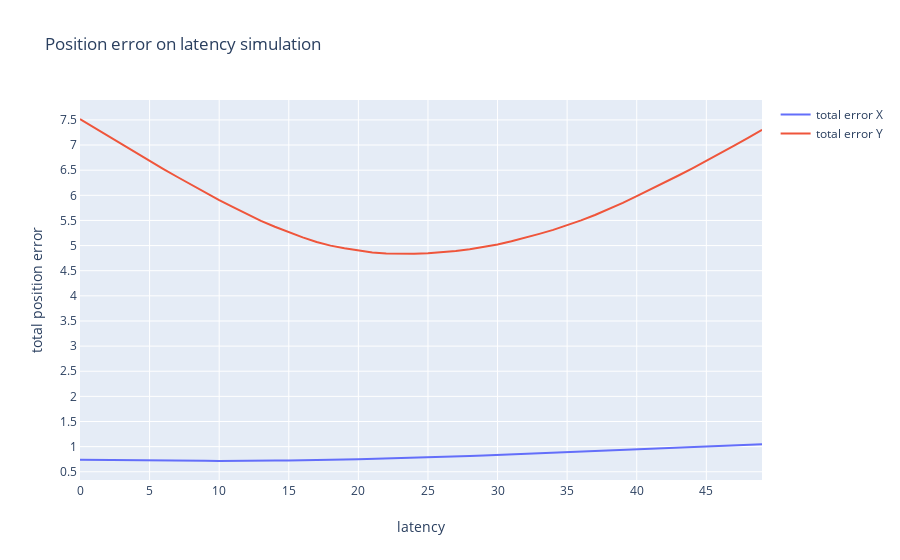

Notebook code for this chart:
### Code cell
# calculate the latency by shift the element and calculate the var

expected_x = data_log['expected_x']
expected_y = data_log['expected_y']
real_x = data_log['real_x']
real_y = data_log['real_y']
index = data_log['frame_id']

diff_x_sums=[]
diff_y_sums=[]

len_of_list = len(real_x)-max_iteration

expected_x = expected_x[0:len_of_list]
expected_y = expected_y[0:len_of_list]

p=[]
for it in range(max_iteration):
    shifted_realx = real_x.shift(-it)
    shifted_realy = real_y.shift(-it)
    shifted_realx = shifted_realx[0:len_of_list]
    shifted_realy = shifted_realy[0:len_of_list]
    diffx = np.subtract(shifted_realx,expected_x)
    diffy = np.subtract(shifted_realy,expected_y)
    diff_sum_x = np.average( np.abs(diffx))
    diff_sum_y = np.average( np.abs(diffy))
    diff_x_sums.append(diff_sum_x)
    diff_y_sums.append(diff_sum_y)

diff_index = np.arange(0,len(diff_x_sums))
p.append(go.Scatter(
    y = diff_x_sums,
    x = diff_index,
    name = 'total error X'
))
p.append(go.Scatter(
    y = diff_y_sums,
    x = diff_index,
    name = 'total error Y'
))
layout.xaxis['title'] = 'latency'
layout.yaxis['title'] = 'total position error'
layout.title= 'Position error on latency simulation'
fig=go.Figure(
    data=p,
    layout=layout
)
iplot(fig)
if export_html:
    io.write_html(fig,include_plotlyjs='cdn', file=prefix+filename.replace('.csv','_')+layout.title.text.replace(' ','_')+'.html')

### Figure 1 — Plotly figure (JSON) as saved in the notebook; plotly's stock layout.template omitted (floating-point values rounded to 4 significant figures)
{"data": [{"name": "total error X", "type": "scatter", "x": [0, 1, 2, 3, 4, 5, 6, 7, 8, 9, 10, 11, 12, 13, 14, 15, 16, 17, 18, 19, 20, 21, 22, 23, 24, 25, 26, 27, 28, 29, 30, 31, 32, 33, 34, 35, 36, 37, 38, 39, 40, 41, 42, 43, 44, 45, 46, 47, 48, 49], "y": [0.7413, 0.7376, 0.7355, 0.7308, 0.7221, 0.7222, 0.7166, 0.7158, 0.7183, 0.718, 0.7159, 0.7142, 0.7176, 0.7205, 0.7227, 0.7237, 0.7246, 0.7323, 0.7367, 0.7423, 0.7492, 0.7557, 0.7697, 0.7738, 0.7807, 0.7833, 0.7934, 0.8003, 0.8134, 0.8238, 0.8348, 0.8422, 0.8521, 0.8661, 0.8748, 0.8877, 0.8991, 0.9081, 0.9196, 0.9314, 0.9436, 0.9537, 0.9656, 0.9774, 0.9878, 0.9988, 1.011, 1.024, 1.039, 1.049]}, {"name": "total error Y", "type": "scatter", "x": [0, 1, 2, 3, 4, 5, 6, 7, 8, 9, 10, 11, 12, 13, 14, 15, 16, 17, 18, 19, 20, 21, 22, 23, 24, 25, 26, 27, 28, 29, 30, 31, 32, 33, 34, 35, 36, 37, 38, 39, 40, 41, 42, 43, 44, 45, 46, 47, 48, 49], "y": [7.518, 7.351, 7.18, 7.011, 6.847, 6.682, 6.522, 6.364, 6.206, 6.052, 5.906, 5.765, 5.623, 5.491, 5.374, 5.26, 5.162, 5.072, 4.999, 4.945, 4.903, 4.863, 4.843, 4.837, 4.835, 4.845, 4.865, 4.89, 4.927, 4.975, 5.021, 5.087, 5.155, 5.233, 5.311, 5.401, 5.501, 5.609, 5.726, 5.851, 5.983, 6.117, 6.253, 6.394, 6.538, 6.685, 6.836, 6.987, 7.144, 7.303]}], "layout": {"title": {"text": "Position error on latency simulation"}, "xaxis": {"nticks": 20, "showgrid": true, "showline": true, "title": {"text": "latency"}, "zeroline": true, "zerolinecolor": "#FF0000"}, "yaxis": {"nticks": 20, "showgrid": true, "showline": true, "title": {"text": "total position error"}, "zeroline": true, "zerolinecolor": "#FF0000"}}}
